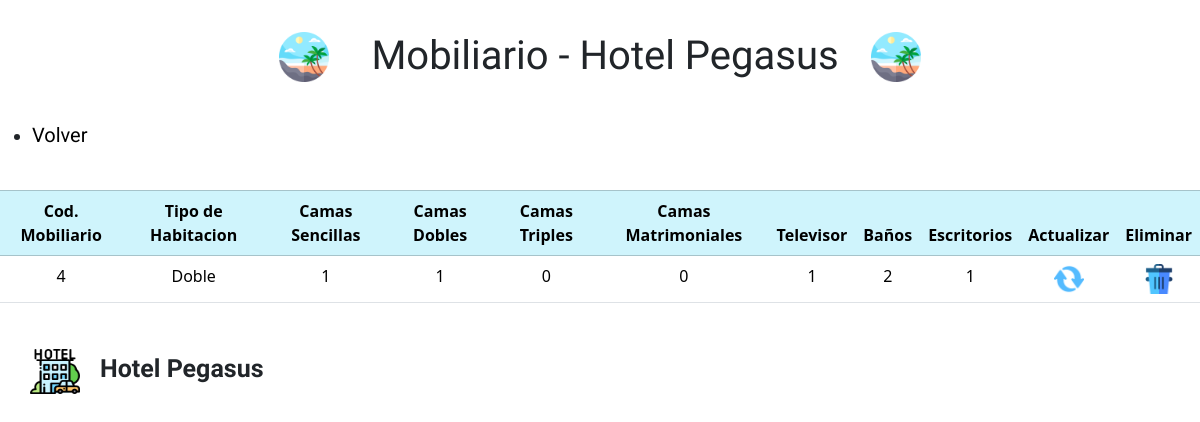
Page /habitaciones/mostrarMobiliario on the committed database.
### habitacionesGestion/models.py (models this page shows)
class tb_mobiliario(models.Model):
    codigo_tpH = models.ForeignKey("tb_tipoHabitacion", verbose_name="Codigo del tipo de habitacion", on_delete=models.CASCADE)
    camasSecillas_im = models.IntegerField(verbose_name='Numero de camas sencillas')
    camasDobles_im = models.IntegerField(verbose_name='Numero de camas dobles')
    camasTriples_im = models.IntegerField(verbose_name='Numero de camas triples')
    camasMatrimoniales_im = models.IntegerField(verbose_name='Numero de camas matrimoniales')
    televisor_im = models.IntegerField(verbose_name='Numero de televisores')
    bano_im = models.IntegerField(verbose_name='Numero de baños')
    escritorio_im = models.IntegerField(verbose_name='Numero de escritorios')

class tb_tipoHabitacion(models.Model):
    codigo_tpH = models.IntegerField(primary_key=True,default=0, verbose_name='Codigo del tipo de habitacion')
    tipo_tpH = models.CharField(max_length=70,verbose_name='Tipo de habitacion')
    valorBase_tpH = models.FloatField(verbose_name='Valor base del tipo de habitacion')

### habitacionesGestion/views.py (the view)
# urls.py: path('mostrarMobiliario',mostrarMobiliario,name='mostrarMobiliario'),
def mostrarMobiliario(request):
    mobiliario = tb_mobiliario.objects.all()
    contexto = {
        'mobiliario' : mobiliario
    }
    return render(request,'mostrarMobiliario.html', contexto)

### templates/mostrarMobiliario.html (shortened to what this page needs)
{% load static %}
<!DOCTYPE html>
<html lang="es">
<head>
    <link href="https://cdn.jsdelivr.net/npm/bootstrap@5.3.2/dist/css/bootstrap.min.css" rel="stylesheet">
    <link rel="stylesheet" href="{% static 'css/verUsuarios.css' %}">
</head>
<body>
    <header>
        <div class="logoIzquierdo">
            <img src="{% static 'img/playa.png' %}" alt="logoIzquierda">
        </div>
        <h1 class="tituloEncabezado">Mobiliario - Hotel Pegasus</h1>
        <div class="logoIzquierdo">
            <img src="{% static 'img/playa.png' %}" alt="logoIzquierda">
        </div>
    </header>
    <ul>
        <li>
            <a href="{% url 'mobiliario' %}">Volver</a>
        </li>
    </ul>
    <table class="table">
        <br>
        <thead class="table-info table-bordered">
                <tr>
                    <th scope='col'>Cod. Mobiliario</th>
                    <th scope='col'>Tipo de Habitacion</th>
                    <th scope='col'>Camas Sencillas</th>
                    <th scope='col'>Camas Dobles</th>
                    <th scope='col'>Camas Triples</th>
                    <th scope='col'>Camas Matrimoniales</th>
                    <th scope='col'>Televisor</th>
                    <th scope='col'>Baños</th>
                    <th scope='col'>Escritorios</th>
                    <th scope='col'>Actualizar</th>
                    <th scope='col'>Eliminar</th>
                </tr>
            {% for i in mobiliario%}
            </thead>
                <tr>
                    <td>{{i.id}}</td>
                    <td>{{i.codigo_tpH.tipo_tpH}}</td>
                    <td>{{i.camasSecillas_im}}</td>
                    <td>{{i.camasDobles_im}}</td>
                    <td>{{i.camasTriples_im}}</td>
                    <td>{{i.camasMatrimoniales_im}}</td>
                    <td>{{i.televisor_im}}</td>
                    <td>{{i.bano_im}}</td>
                    <td>{{i.escritorio_im}}</td>
                    <td>
                        <a href="actualizaMobiliario/{{i.id}}"><img src="{% static "img/actualizar.png" %}" alt="imagenActualizar" width="30px" ></a>
                    </td>
                    <td>
                        <a href="eliminarMobiliario/{{i.id}}"><img src="{% static "img/eliminar.png"%}" alt="imagenEliminar" width='30px'></a>
                    </td>
                </tr>
            {% endfor %}
    </table>
    <footer>
        <div class="contenedorFooter">
            <img src="{% static 'img/hotel.png' %}" alt="hotelIcono">
            <h3>Hotel Pegasus</h3>
        </div>
    </footer>
</body>
</html>

### crudProyecto/static/css/verUsuarios.css (style rules this page uses)
h1 { font-size: 2.5rem; font-family: 'Oswald', sans-serif; }
header { display: flex; justify-content: center; height: 120px; }
header .tituloEncabezado { align-self: center; margin-left: 10px; }
header .logoIzquierdo { width: -100%; padding: 32px; }
.logoIzquierdo img { width: 50px; height: 50px; }
li a { color: black; text-decoration: none; font-size: 20px; font-family: 'Roboto', sans-serif; }
th { text-align:center; }
td { padding-top: 10px; text-align: center; }
footer .contenedorFooter { width: 100%; display: flex; justify-content: start; padding: 30px; }
.contenedorFooter img { width: 50px; height: 45px; }
.contenedorFooter h3 { margin-left: 20px; font-family: 'Oswald', sans-serif; font-weight: bold; font-size: 25px; margin-top: 5px; }

### rows in the picture
tb_mobiliario: id "4", codigo_tpH.tipo_tpH "Doble", camasSecillas_im "1", camasDobles_im "1", camasTriples_im "0", camasMatrimoniales_im "0", televisor_im "1", bano_im "2", escritorio_im "1"
